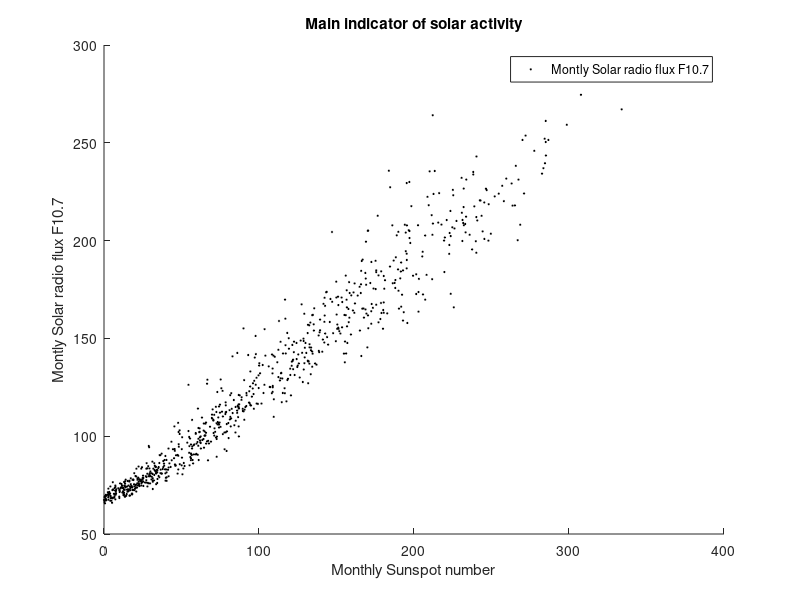
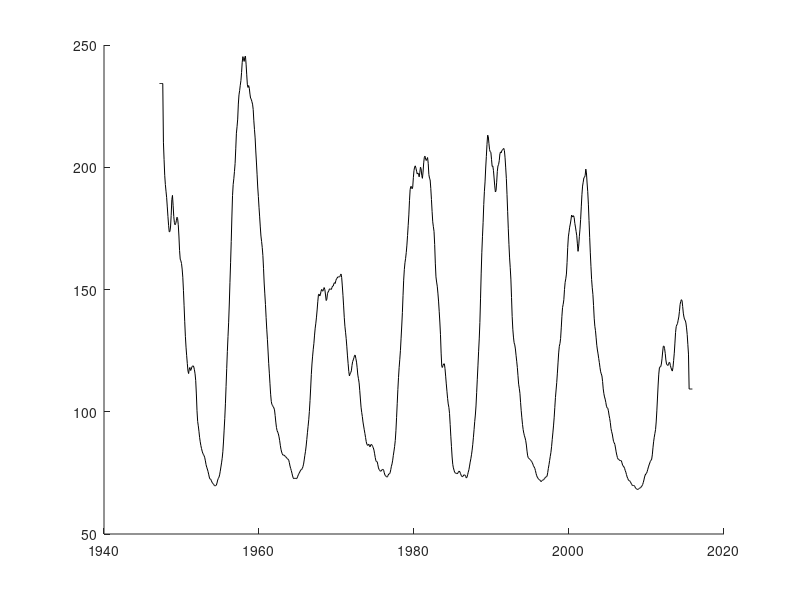

Here is the MATLAB script that generated these plots, in order: (Note: this script raises an error after producing the figures.)
% Assignment (1): Relationship between solar radio flux F10.7 and sunspot number
% Team members: Ahmed Baza, Ahmmed El-Gohary, Mohamed Abbas, Ziad Baraka - Skoltech, 2020.
clc; clear all;

%% Importing and drawing data
data = importdata('data_group1.mat');
Year = data(:,1);   % Extract year
MSRF = data(:,3);   % Extract monthly solar radio flux at 10.7 cm data
MSN = data(:,4);    % Extract monthly sunspot number data
n = length(MSRF);   % Get the no. of monthly readings for each factor

date=(1947+(2/12):1/12:2016-(1/12));
figure(1)
scatter(MSN,MSRF,1,'MarkerEdgeColor',[0 0 0],'MarkerFaceColor',[0 0 0]);

title('Main indicator of solar activity');
xlabel('Monthly Sunspot number');
ylabel('Montly Solar radio flux F10.7');
legend('Montly Solar radio flux F10.7');

%% Smoothing of monthly mean data by 13-month running mean. Plot results.
% Replacing the frst and last six elemetns with their means
M1 = mean(MSRF(1:6)); F1= mean(MSRF(n-5:n)); 
M2 = mean(MSN(1:6)); F2= mean(MSN(n-5:n)); 


MSRFs=MSRF;
MSNs=MSN;

% 13-month running mean
for i=7:n-6
    MSRFs(i) = (1/24)*(MSRF(i-6)+ MSRF(i+6))+(1/12)*sum(MSRF(i-5:i+5));
    MSNs(i) = (1/24)*(MSN(i-6)+ MSN(i+6))+(1/12)*sum(MSN(i-5:i+5));
end

MSRFs(1:6)= M1; MSRFs(n-5:n) = F1;
MSNs(1:6)= M2; MSNs(n-5:n) = F2;

MSNs = MSNs';

figure(2)
plot(date,MSRFs,'k',date,MSNs,'R');
title('Smoothed main indicator of solar activity');
xlabel('Date');
ylabel('Solar activity indicator');
legend('Montly Solar radio flux F10.7', 'Monthly Sunspot number');

%% Construction of multi-dimensional linear regression model
MSN0 = ones(1,826);
MSN2 = MSNs.^2;
MSN3 = MSNs.^3;

MSN_matrix = [MSN0' MSNs' MSN2' MSN3']; % Matrix of independent variables, regressors.
A = (MSN_matrix' * MSN_matrix)\ MSN_matrix' * MSRFs; % Vector of coefficients
% Reconstructing solar radio flux at 10.7 cm on the basis of sunspot number
MSRF_new = A(1) + A(2)*MSNs + A(3)*MSN2 + A(4)*MSN3;
figure(3)
plot(date,MSRFs,'k', date, MSRF_new);
title('solar radio flux model at 10.7 cm on the basis of sunspot number');
xlabel('Date');
ylabel('Solar radio flux at 10.7');
legend('Real', 'Model');

%% Determination of the variance of estimation error of solar radio flux at 10.7
Variance = (1/(n-1))*sum((MSRFs-MSRF_new').^(2));

